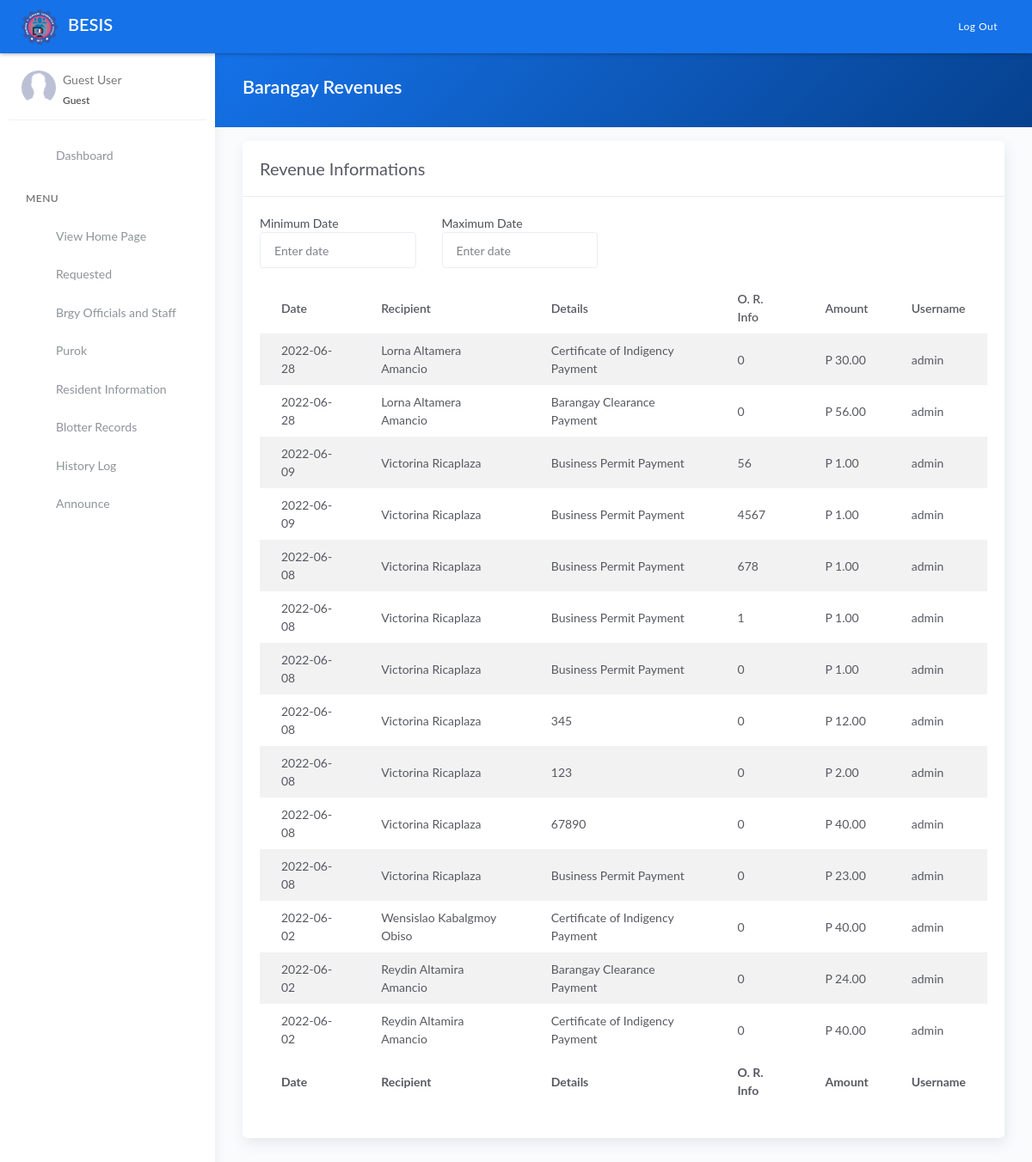
Before: /revenue.php with the older database file.
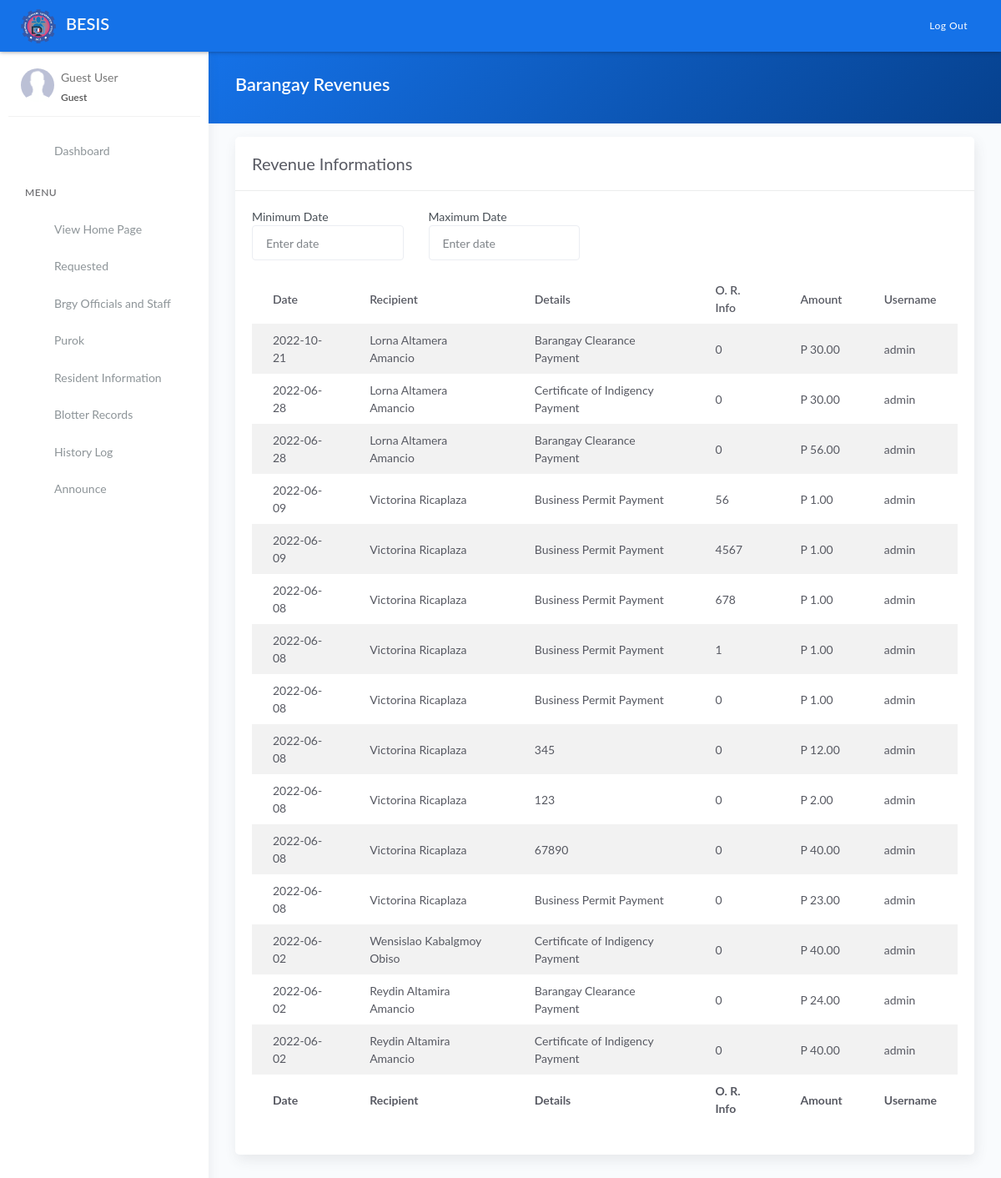
After: the same page with the newer database file.
### tables this page shows
CREATE TABLE `tblpayments` (
  `id` int(11) NOT NULL AUTO_INCREMENT,
  `details` varchar(100) DEFAULT NULL,
  `or_info` int(50) DEFAULT NULL,
  `amounts` decimal(10,2) DEFAULT NULL,
  `date` date DEFAULT NULL,
  `user` varchar(50) DEFAULT NULL,
  `name` varchar(50) DEFAULT NULL,
  PRIMARY KEY (`id`)
);

### revenue.php (the view, shortened to what this page needs)
<?php include 'server/server.php' ?>
<?php
	$sql = "SELECT * FROM tblpayments ORDER BY `date` DESC";
    $result = $conn->query($sql);
    $revenue = array();
	while($row = $result->fetch_assoc()){
		$revenue[] = $row;
	}
?>
<!DOCTYPE html>
<html lang="en">
<head>
	<?php include 'templates/header.php' ?>
	<link rel="stylesheet" href="assets/js/plugin/dataTables.dateTime.min.css">
	<link rel="stylesheet" href="assets/js/plugin/datatables/Buttons-1.6.1/css/buttons.dataTables.min.css">
</head>
<body>
	<div class="wrapper">
		<?php include 'templates/main-header.php' ?>
		<?php include 'templates/sidebar.php' ?>
		<div class="main-panel">
			<div class="content">
				<div class="panel-header bg-primary-gradient">
					<div class="page-inner">
						<div class="d-flex align-items-left align-items-md-center flex-column flex-md-row">
							<div>
								<h2 class="text-white fw-bold">Barangay Revenues</h2>
							</div>
						</div>
					</div>
				</div>
				<div class="page-inner">
					<div class="row mt--2">
						<div class="col-md-12">
                            <div class="card">
								<div class="card-header">
									<div class="card-head-row">
										<div class="card-title">Revenue Informations</div>
									</div>
								</div>
								<div class="card-body">
									<div class="row mb-3 w-50">
										<div class="col">
											<label>Minimum Date</label>
											<input type="text" class="form-control" placeholder="Enter date" id="min">
										</div>
										<div class="col">
											<label>Maximum Date</label>
											<input type="text" class="form-control" placeholder="Enter date" id="max">
										</div>
									</div>
									<div class="table-responsive">
										<table id="revenuetable" class="display table table-striped">
											<thead>
												<tr>
													<th scope="col">Date</th>
													<th scope="col">Recipient</th>
													<th scope="col">Details</th>
													<th scope="col">O. R. Info</th>
													<th scope="col">Amount</th>
													<th scope="col">Username</th>
												</tr>
											</thead>
											<tbody>
												<?php if(!empty($revenue)): ?>
													<?php $no=1; foreach($revenue as $row): ?>
													<tr>
														<td><?= $row['date'] ?></td>
														<td><?= $row['name'] ?></td>
														<td><?= $row['details'] ?></td>
														<td><?= $row['or_info'] ?></td>
														<td>P <?= number_format($row['amounts'],2) ?></td>
														<td><?= $row['user'] ?></td>
													</tr>
													<?php $no++; endforeach ?>
												<?php endif ?>
											</tbody>
											<tfoot>
												<tr>
                                                    <th scope="col">Date</th>
													<th scope="col">Recipient</th>
													<th scope="col">Details</th>
													<th scope="col">O. R. Info</th>
													<th scope="col">Amount</th>
													<th scope="col">Username</th>
												</tr>
											</tfoot>
										</table>
									</div>
								</div>
							</div>
						</div>
					</div>
				</div>
			</div>
		</div>
	</div>
</body>
</html>

Changed rows visible on the page:
added tblpayments: date "2022-10-21", name "Lorna Altamera Amancio", details "Barangay Clearance Payment", or_info "0", amounts "30.00", user "admin"
